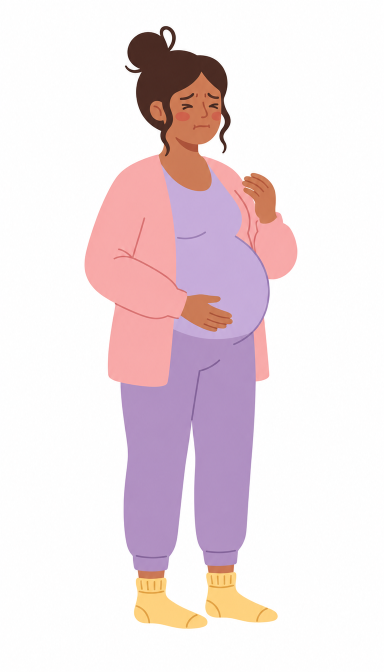
#> input picture characters/mum2/refs/images/b_lift1_2.png, 768 x 1344 px, given in place of images, which was not available (shown at 1/2 size)
$ python ref_sheet.py out.png ../characters/mum2/refs/images
#> lines starting #> are read from the running program, lines starting #| are printed output that depends on the picture; pictures that were not available may be replaced by others from this repository, and a replacement may not be noted
#!/usr/bin/env python3
"""ref_sheet.py <out.png> <img>... [--h 560] [--crop x0,y0,x1,y1 (fractions)] — contact sheet of reference images with labels."""
import sys, argparse
from PIL import Image, ImageDraw, ImageFont
ap = argparse.ArgumentParser(); ap.add_argument('out'); ap.add_argument('imgs', nargs='+'); ap.add_argument('--h', type=int, default=560); ap.add_argument('--crop', default=''); ap.add_argument('--cols', type=int, default=8)
a = ap.parse_args(); F = ImageFont.truetype('/usr/share/fonts/truetype/dejavu/DejaVuSans-Bold.ttf', 15); tiles = []
for p in a.imgs:
    im = Image.open(p).convert('RGB')
#> im is the input picture: PIL image 768x1344 RGB; mean R, G, B 238.4, 224.4, 228.4
    if a.crop:
        x0, y0, x1, y1 = map(float, a.crop.split(',')); W, H = im.size; im = im.crop((int(x0 * W), int(y0 * H), int(x1 * W), int(y1 * H)))
    im = im.resize((int(im.size[0] * a.h / im.size[1]), a.h)); ImageDraw.Draw(im).text((4, 3), p.split('/')[-1][:-4], fill='#c00', font=F); tiles.append(im)
#> after `im = im.resize((int(im.size[0] * a.h / im.size[1]), a.h))`:
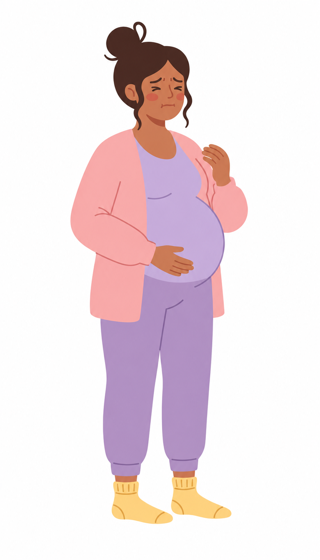
#> im: PIL image 320x560 RGB; mean R, G, B 238.4, 224.4, 228.4
w = max(t.size[0] for t in tiles); cols = min(a.cols, len(tiles)); rows = (len(tiles) + cols - 1) // cols
#> after `w = max((t.size[0] for t in tiles))`: w = 320
#> after `cols = min(a.cols, len(tiles))`: cols = 1
#> after `rows = (len(tiles) + cols - 1) // cols`: rows = 1
s = Image.new('RGB', (cols * w, rows * a.h), 'white')
#> s: PIL image 320x560 RGB; every value is 255
for i, t in enumerate(tiles): s.paste(t, ((i % cols) * w, (i // cols) * a.h))
#> this loop made 1 pass
s.save(a.out); print(a.out, s.size)
#| out.png (320, 560)

$ run again, on characters/mum2/refs/images/b_lift2_0.png
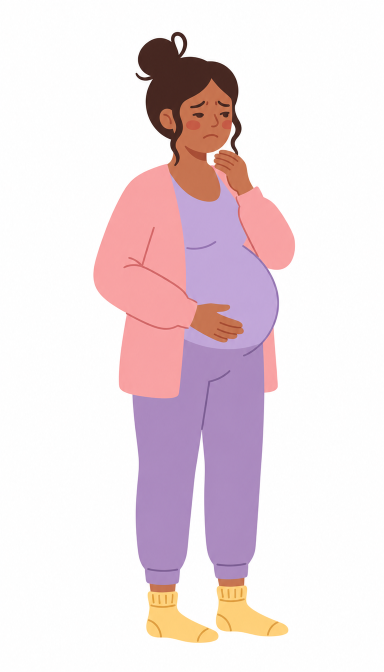
#> input picture characters/mum2/refs/images/b_lift2_0.png, 768 x 1344 px, given in place of images, which was not available (shown at 1/2 size)
#> im is the input picture: PIL image 768x1344 RGB; mean R, G, B 237.5, 222.8, 227.2
#> `im = im.resize((int(im.size[0] * a.h / im.size[1]), a.h))`:
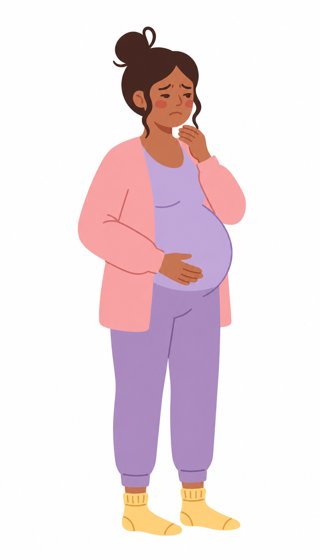
#> im: PIL image 320x560 RGB; mean R, G, B 237.5, 222.8, 227.2
#> w = 320
#> cols = 1
#> s: PIL image 320x560 RGB; every value is 255
#> the loop `for i, t in enumerate(tiles): s.paste(t, ((i % cols) * w, (i // cols) ..` made 1 pass
#| out.png (320, 560)
